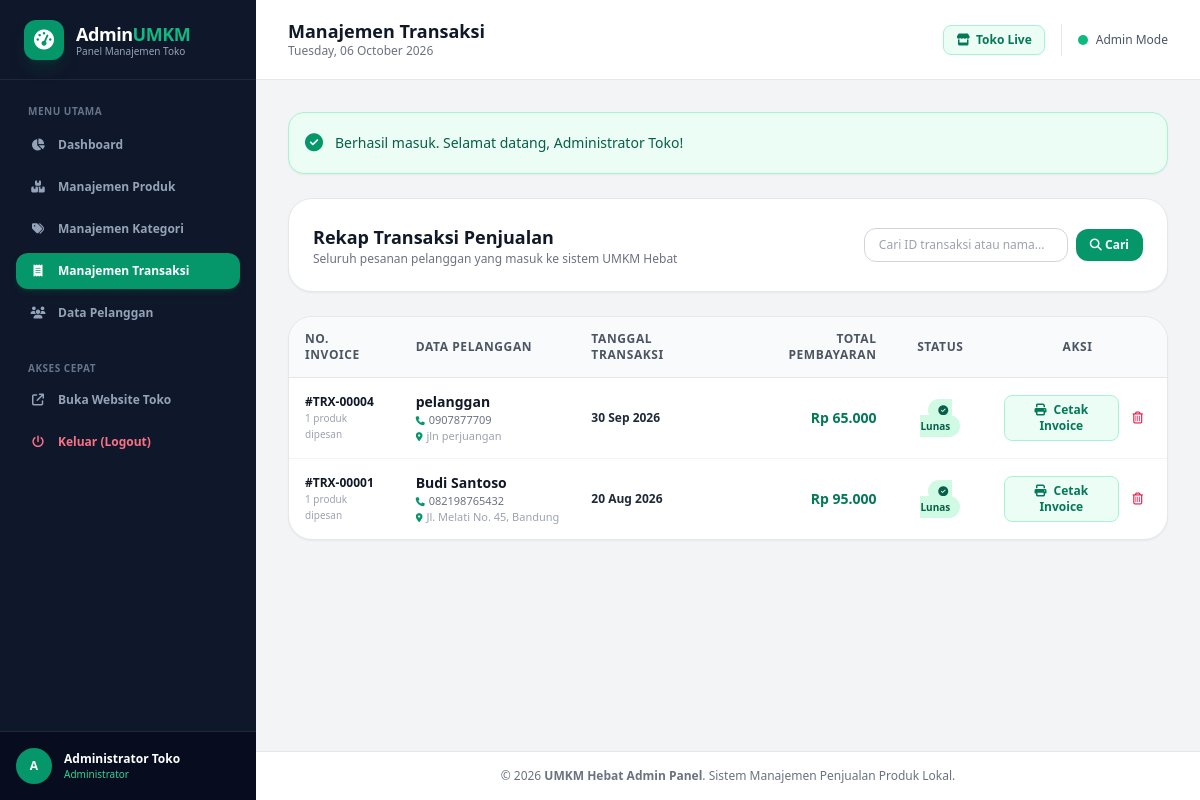
Page /admin/transaksi.php (signed in) on the earlier database version.
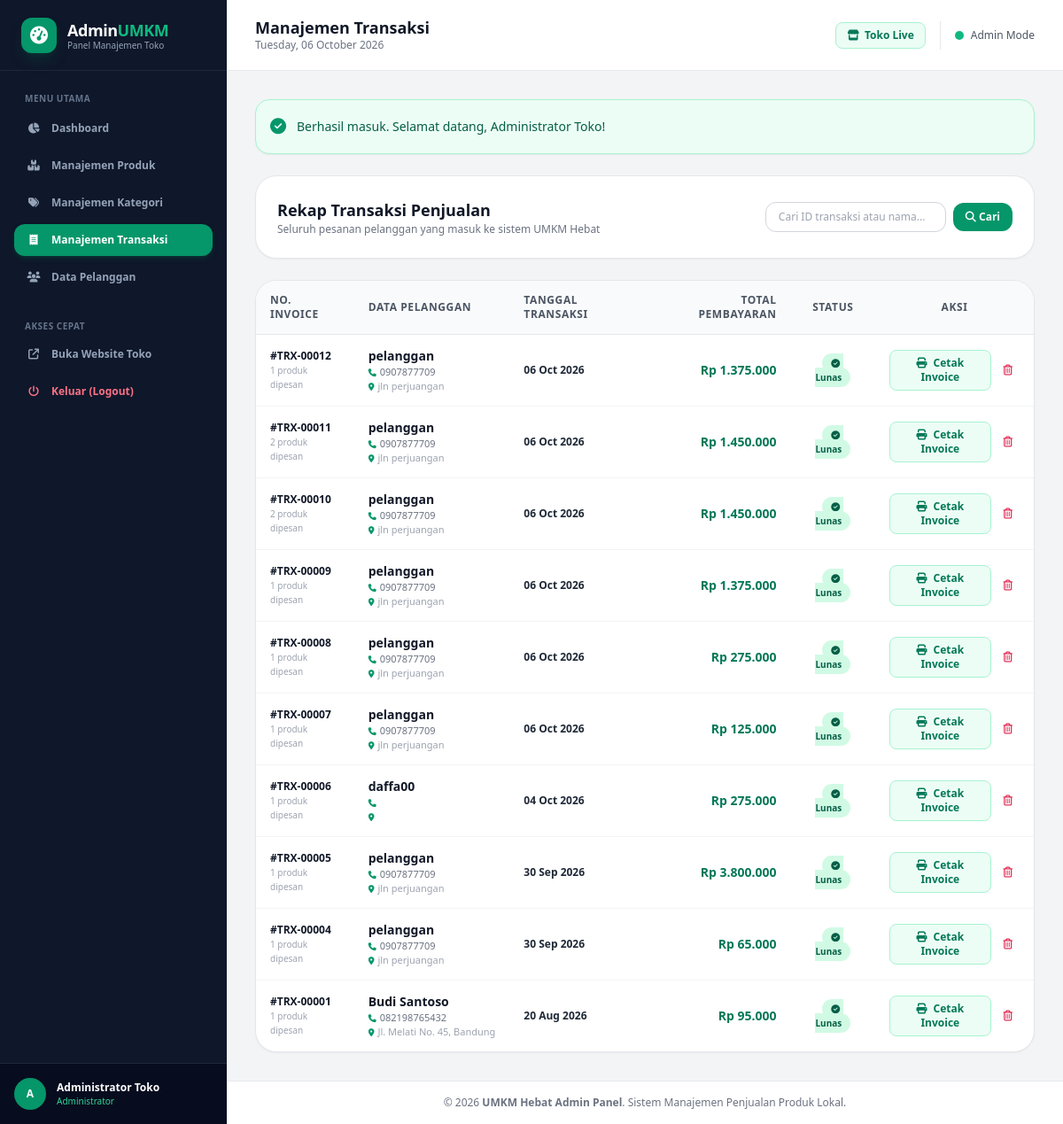
Same page on the later database version.
### tables this page shows
CREATE TABLE `tb_transaksi` (
  `id_transaksi` int(11) NOT NULL,
  `id_pelanggan` int(11) NOT NULL,
  `tanggal` date NOT NULL,
  `total_harga` int(11) NOT NULL
);

CREATE TABLE `tb_user` (
  `id` int(11) NOT NULL,
  `nama` varchar(255) NOT NULL,
  `email` varchar(255) NOT NULL,
  `username` varchar(255) NOT NULL,
  `password` varchar(255) NOT NULL,
  `hp` varchar(255) NOT NULL,
  `alamat` varchar(255) NOT NULL,
  `role` enum('admin','pelanggan') NOT NULL DEFAULT 'pelanggan'
);

### config/koneksi.php (called while the page is built, shortened)
<?php
function isLoggedIn() {
    return isset($_SESSION['user_id']) && !empty($_SESSION['user_id']);
}
function getCurrentUser() {
    return [
        'id' => $_SESSION['user_id'],
        'nama' => $_SESSION['nama'] ?? '',
        'username' => $_SESSION['username'] ?? '',
        'email' => $_SESSION['email'] ?? '',
        'role' => $_SESSION['role'] ?? ''
    ];
}
function formatRupiah($angka) {
    return 'Rp ' . number_format((float)$angka, 0, ',', '.');
}

### admin/transaksi.php (the view, shortened to what this page needs)
<?php
require_once __DIR__ . '/../config/koneksi.php';
$page_title = 'Manajemen Transaksi';
$flash_success = $_SESSION['flash_success'] ?? null;
require_once __DIR__ . '/layout_header.php';
$cari = trim($_GET['cari'] ?? '');
$where = ["1=1"];
$where_str = implode(' AND ', $where);
$sql = "SELECT t.*, u.nama as nama_pelanggan, u.email, u.hp, u.alamat,
               (SELECT COUNT(*) FROM tb_detail WHERE id_transaksi = t.id_transaksi) as total_item
        FROM tb_transaksi t
        JOIN tb_user u ON t.id_pelanggan = u.id
        WHERE $where_str
        ORDER BY t.id_transaksi DESC";
$result = mysqli_query($koneksi, $sql);
$transaksi_list = [];
if ($result) {
    while ($row = mysqli_fetch_assoc($result)) {
        $transaksi_list[] = $row;
    }
}
?>
<?php if ($flash_success): ?>
    <div class="mb-6 p-4 rounded-2xl bg-emerald-50 border border-emerald-200 text-emerald-800 text-sm font-medium flex items-center gap-3 shadow-sm">
        <i class="fa-solid fa-circle-check text-emerald-600 text-lg"></i>
        <span><?= htmlspecialchars($flash_success) ?></span>
    </div>
<?php endif; ?>
<div class="bg-white p-6 rounded-3xl border border-gray-200 shadow-sm mb-6 flex flex-col sm:flex-row sm:items-center justify-between gap-4">
    <div>
        <h2 class="text-lg font-bold text-gray-900">Rekap Transaksi Penjualan</h2>
        <p class="text-xs text-gray-500">Seluruh pesanan pelanggan yang masuk ke sistem UMKM Hebat</p>
    </div>
    <form action="transaksi.php" method="GET" class="flex items-center gap-2">
        <input type="text" name="cari" value="<?= htmlspecialchars($cari) ?>" placeholder="Cari ID transaksi atau nama..."
               class="px-3.5 py-2 border border-gray-300 rounded-xl text-xs focus:outline-none focus:ring-2 focus:ring-emerald-500">
        <button type="submit" class="px-3.5 py-2 bg-emerald-600 hover:bg-emerald-700 text-white rounded-xl text-xs font-semibold">
            <i class="fa-solid fa-magnifying-glass"></i> Cari
        </button>
    </form>
</div>
<div class="bg-white rounded-3xl border border-gray-200 shadow-sm overflow-hidden">
    <?php if (empty($transaksi_list)): ?>
        <div class="p-12 text-center text-gray-400 text-xs">
            <i class="fa-solid fa-receipt text-4xl mb-2 text-gray-300"></i>
            <p>Tidak ada transaksi yang ditemukan.</p>
        </div>
    <?php else: ?>
        <div class="overflow-x-auto">
            <table class="w-full text-left text-xs">
                <thead>
                    <tr class="bg-gray-50 text-gray-600 uppercase font-bold border-b border-gray-200 tracking-wider">
                        <th class="py-3.5 px-4">No. Invoice</th>
                        <th class="py-3.5 px-4">Data Pelanggan</th>
                        <th class="py-3.5 px-4">Tanggal Transaksi</th>
                        <th class="py-3.5 px-4 text-right">Total Pembayaran</th>
                        <th class="py-3.5 px-4 text-center">Status</th>
                        <th class="py-3.5 px-4 text-center">Aksi</th>
                    </tr>
                </thead>
                <tbody class="divide-y divide-gray-100">
                    <?php foreach ($transaksi_list as $trx): ?>
                        <tr class="hover:bg-gray-50/70 transition">
                            <td class="py-3.5 px-4 font-black text-gray-900">
                                #TRX-<?= str_pad($trx['id_transaksi'], 5, '0', STR_PAD_LEFT) ?>
                                <span class="block text-[10px] text-gray-400 font-normal"><?= $trx['total_item'] ?> produk dipesan</span>
                            </td>
                            <td class="py-3.5 px-4">
                                <span class="font-bold text-gray-900 text-sm block"><?= htmlspecialchars($trx['nama_pelanggan']) ?></span>
                                <span class="text-[11px] text-gray-500 block"><i class="fa-solid fa-phone text-[9px] text-emerald-600 mr-1"></i><?= htmlspecialchars($trx['hp']) ?></span>
                                <span class="text-[11px] text-gray-400 block truncate max-w-xs"><i class="fa-solid fa-location-dot text-[9px] text-emerald-600 mr-1"></i><?= htmlspecialchars($trx['alamat']) ?></span>
                            </td>
                            <td class="py-3.5 px-4 text-gray-600">
                                <div class="font-semibold text-gray-800"><?= date('d M Y', strtotime($trx['tanggal'])) ?></div>
                            </td>
                            <td class="py-3.5 px-4 text-right font-extrabold text-emerald-700 text-sm">
                                <?= formatRupiah($trx['total_harga']) ?>
                            </td>
                            <td class="py-3.5 px-4 text-center">
                                <span class="px-2.5 py-1 rounded-full text-[10px] font-bold bg-emerald-100 text-emerald-800">
                                    <i class="fa-solid fa-check-circle mr-1"></i> Lunas
                                </span>
                            </td>
                            <td class="py-3.5 px-4 text-center">
                                <div class="inline-flex items-center gap-1.5">
                                    <a href="../invoice.php?id=<?= $trx['id_transaksi'] ?>" target="_blank"
                                       class="px-2.5 py-1.5 bg-emerald-50 hover:bg-emerald-100 text-emerald-700 border border-emerald-200 rounded-lg text-xs font-semibold transition" title="Lihat & Cetak Invoice">
                                        <i class="fa-solid fa-print mr-1"></i> Cetak Invoice
                                    </a>
                                    <a href="transaksi.php?aksi=hapus&id=<?= $trx['id_transaksi'] ?>"
                                       onclick="return confirm('Apakah Anda yakin ingin menghapus transaksi #TRX-<?= str_pad($trx['id_transaksi'], 5, '0', STR_PAD_LEFT) ?>? Tindakan ini tidak dapat dibatalkan.');"
                                       class="p-2 text-rose-600 hover:bg-rose-50 rounded-lg transition" title="Hapus Transaksi">
                                        <i class="fa-regular fa-trash-can"></i>
                                    </a>
                                </div>
                            </td>
                        </tr>
                    <?php endforeach; ?>
                </tbody>
            </table>
        </div>
    <?php endif; ?>
</div>
<?php require_once __DIR__ . '/layout_footer.php'; ?>

### admin/layout_header.php (shortened to what this page needs)
<?php
require_once __DIR__ . '/../config/koneksi.php';
$current_admin_page = basename($_SERVER['PHP_SELF']);
$admin_user = getCurrentUser();
?>
<!DOCTYPE html>
<html lang="id">
<head>
    <script src="https://cdn.tailwindcss.com"></script>
    <link rel="stylesheet" href="https://cdnjs.cloudflare.com/ajax/libs/font-awesome/6.5.1/css/all.min.css">
</head>
<body class="bg-gray-100 font-sans text-gray-800 antialiased min-h-screen flex">
    <aside id="sidebar" class="w-64 bg-slate-900 text-slate-300 min-h-screen flex flex-col flex-shrink-0 transition-all duration-300 z-50 fixed md:static inset-y-0 left-0 -translate-x-full md:translate-x-0">
        <div class="h-20 flex items-center px-6 border-b border-slate-800 gap-3">
            <div class="w-10 h-10 rounded-xl bg-emerald-600 flex items-center justify-center text-white font-bold text-xl shadow-lg shadow-emerald-900/40">
                <i class="fa-solid fa-gauge-high"></i>
            </div>
            <div>
                <span class="text-lg font-black text-white tracking-tight">Admin<span class="text-emerald-500">UMKM</span></span>
                <span class="text-[10px] text-slate-400 block -mt-1 font-medium">Panel Manajemen Toko</span>
            </div>
        </div>
        <div class="px-4 py-6 flex-1 space-y-1.5 overflow-y-auto">
            <div class="text-[10px] font-bold uppercase tracking-wider text-slate-500 px-3 mb-2">Menu Utama</div>
            <a href="dashboard.php" class="flex items-center gap-3 px-3.5 py-2.5 rounded-xl text-xs font-semibold transition <?= $current_admin_page == 'dashboard.php' ? 'bg-emerald-600 text-white shadow-md shadow-emerald-900/40' : 'text-slate-400 hover:text-white hover:bg-slate-800' ?>">
                <i class="fa-solid fa-chart-pie w-4 text-center"></i> Dashboard
            </a>
            <a href="produk.php" class="flex items-center gap-3 px-3.5 py-2.5 rounded-xl text-xs font-semibold transition <?= $current_admin_page == 'produk.php' ? 'bg-emerald-600 text-white shadow-md shadow-emerald-900/40' : 'text-slate-400 hover:text-white hover:bg-slate-800' ?>">
                <i class="fa-solid fa-boxes-stacked w-4 text-center"></i> Manajemen Produk
            </a>
            <a href="kategori.php" class="flex items-center gap-3 px-3.5 py-2.5 rounded-xl text-xs font-semibold transition <?= $current_admin_page == 'kategori.php' ? 'bg-emerald-600 text-white shadow-md shadow-emerald-900/40' : 'text-slate-400 hover:text-white hover:bg-slate-800' ?>">
                <i class="fa-solid fa-tags w-4 text-center"></i> Manajemen Kategori
            </a>
            <a href="transaksi.php" class="flex items-center gap-3 px-3.5 py-2.5 rounded-xl text-xs font-semibold transition <?= $current_admin_page == 'transaksi.php' ? 'bg-emerald-600 text-white shadow-md shadow-emerald-900/40' : 'text-slate-400 hover:text-white hover:bg-slate-800' ?>">
                <i class="fa-solid fa-receipt w-4 text-center"></i> Manajemen Transaksi
            </a>
            <a href="pelanggan.php" class="flex items-center gap-3 px-3.5 py-2.5 rounded-xl text-xs font-semibold transition <?= $current_admin_page == 'pelanggan.php' ? 'bg-emerald-600 text-white shadow-md shadow-emerald-900/40' : 'text-slate-400 hover:text-white hover:bg-slate-800' ?>">
                <i class="fa-solid fa-users w-4 text-center"></i> Data Pelanggan
            </a>
            <div class="text-[10px] font-bold uppercase tracking-wider text-slate-500 px-3 pt-6 mb-2">Akses Cepat</div>
            <a href="../index.php" target="_blank" class="flex items-center gap-3 px-3.5 py-2.5 rounded-xl text-xs font-semibold text-slate-400 hover:text-emerald-400 hover:bg-slate-800 transition">
                <i class="fa-solid fa-arrow-up-right-from-square w-4 text-center"></i> Buka Website Toko
            </a>
            <a href="../logout.php" onclick="return confirm('Apakah Anda yakin ingin keluar dari panel admin?');" class="flex items-center gap-3 px-3.5 py-2.5 rounded-xl text-xs font-semibold text-rose-400 hover:text-rose-300 hover:bg-rose-950/40 transition">
                <i class="fa-solid fa-power-off w-4 text-center"></i> Keluar (Logout)
            </a>
        </div>
        <div class="p-4 border-t border-slate-800 bg-slate-950/60">
            <div class="flex items-center gap-3">
                <div class="w-9 h-9 rounded-full bg-emerald-600 text-white font-bold flex items-center justify-center text-xs">
                    <?= strtoupper(substr($admin_user['nama'] ?? 'A', 0, 1)) ?>
                </div>
                <div class="overflow-hidden">
                    <p class="text-xs font-bold text-white truncate"><?= htmlspecialchars($admin_user['nama']) ?></p>
                    <p class="text-[10px] text-emerald-400 font-medium">Administrator</p>
                </div>
            </div>
        </div>
    </aside>
    <div class="flex-1 flex flex-col min-w-0 overflow-hidden">
        <header class="h-20 bg-white border-b border-gray-200 flex items-center justify-between px-4 sm:px-8 sticky top-0 z-30">
            <div class="flex items-center gap-4">
                <div>
                    <h1 class="text-lg font-bold text-gray-900 leading-tight"><?= $page_title ?? 'Dashboard' ?></h1>
                    <p class="text-xs text-gray-500 hidden sm:block"><?= date('l, d F Y') ?></p>
                </div>
            </div>
            <div class="flex items-center gap-4">
                <a href="../index.php" target="_blank" class="hidden sm:inline-flex items-center gap-1.5 px-3 py-1.5 bg-emerald-50 text-emerald-700 hover:bg-emerald-100 rounded-lg text-xs font-semibold transition border border-emerald-200">
                    <i class="fa-solid fa-store"></i> Toko Live
                </a>
                <div class="flex items-center gap-2 text-xs font-medium text-gray-600">
                    <span class="w-2.5 h-2.5 rounded-full bg-emerald-500 animate-pulse"></span>
                    <span>Admin Mode</span>
                </div>
            </div>
        </header>
        <main class="flex-1 p-4 sm:p-8 overflow-y-auto">

### admin/layout_footer.php (shortened to what this page needs)
        </main>
        <footer class="bg-white border-t border-gray-200 py-4 px-8 text-center text-xs text-gray-500">
            &copy; <?= date('Y') ?> <strong>UMKM Hebat Admin Panel</strong>. Sistem Manajemen Penjualan Produk Lokal.
        </footer>
    </div>
</body>
</html>

Differences in the rows shown:
added tb_transaksi: id_transaksi "00012", total_item "1", id_pelanggan.nama "pelanggan", id_pelanggan.hp "0907877709", id_pelanggan.alamat "jln perjuangan", tanggal "06 Oct 2026", total_harga "Rp 1.375.000"
added tb_transaksi: id_transaksi "00011", total_item "2", id_pelanggan.nama "pelanggan", id_pelanggan.hp "0907877709", id_pelanggan.alamat "jln perjuangan", tanggal "06 Oct 2026", total_harga "Rp 1.450.000"
added tb_transaksi: id_transaksi "00010", total_item "2", id_pelanggan.nama "pelanggan", id_pelanggan.hp "0907877709", id_pelanggan.alamat "jln perjuangan", tanggal "06 Oct 2026", total_harga "Rp 1.450.000"
added tb_transaksi: id_transaksi "00009", total_item "1", id_pelanggan.nama "pelanggan", id_pelanggan.hp "0907877709", id_pelanggan.alamat "jln perjuangan", tanggal "06 Oct 2026", total_harga "Rp 1.375.000"
added tb_transaksi: id_transaksi "00008", total_item "1", id_pelanggan.nama "pelanggan", id_pelanggan.hp "0907877709", id_pelanggan.alamat "jln perjuangan", tanggal "06 Oct 2026", total_harga "Rp 275.000"
added tb_transaksi: id_transaksi "00007", total_item "1", id_pelanggan.nama "pelanggan", id_pelanggan.hp "0907877709", id_pelanggan.alamat "jln perjuangan", tanggal "06 Oct 2026", total_harga "Rp 125.000"
added tb_transaksi: id_transaksi "00006", total_item "1", id_pelanggan.nama "daffa00", tanggal "04 Oct 2026", total_harga "Rp 275.000"
added tb_transaksi: id_transaksi "00005", total_item "1", id_pelanggan.nama "pelanggan", id_pelanggan.hp "0907877709", id_pelanggan.alamat "jln perjuangan", tanggal "30 Sep 2026", total_harga "Rp 3.800.000"
